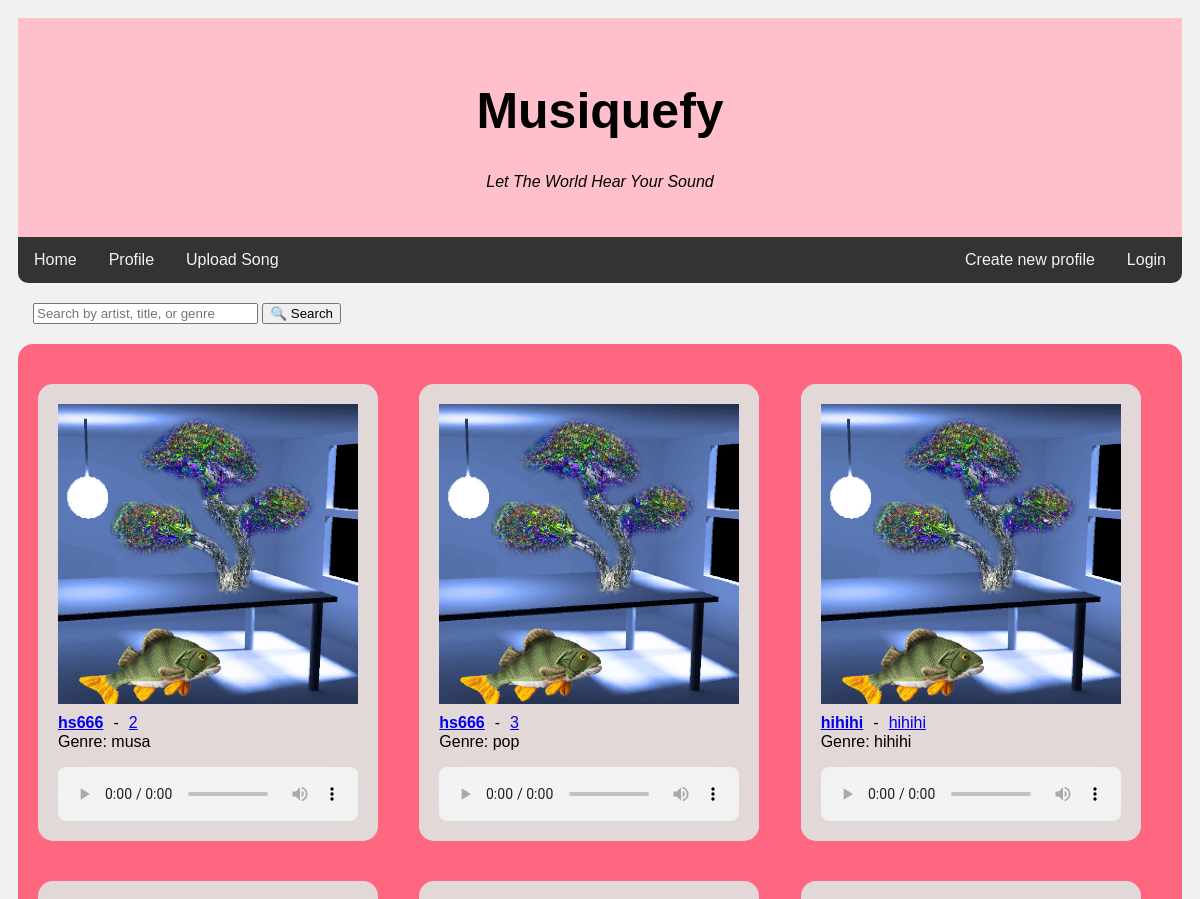
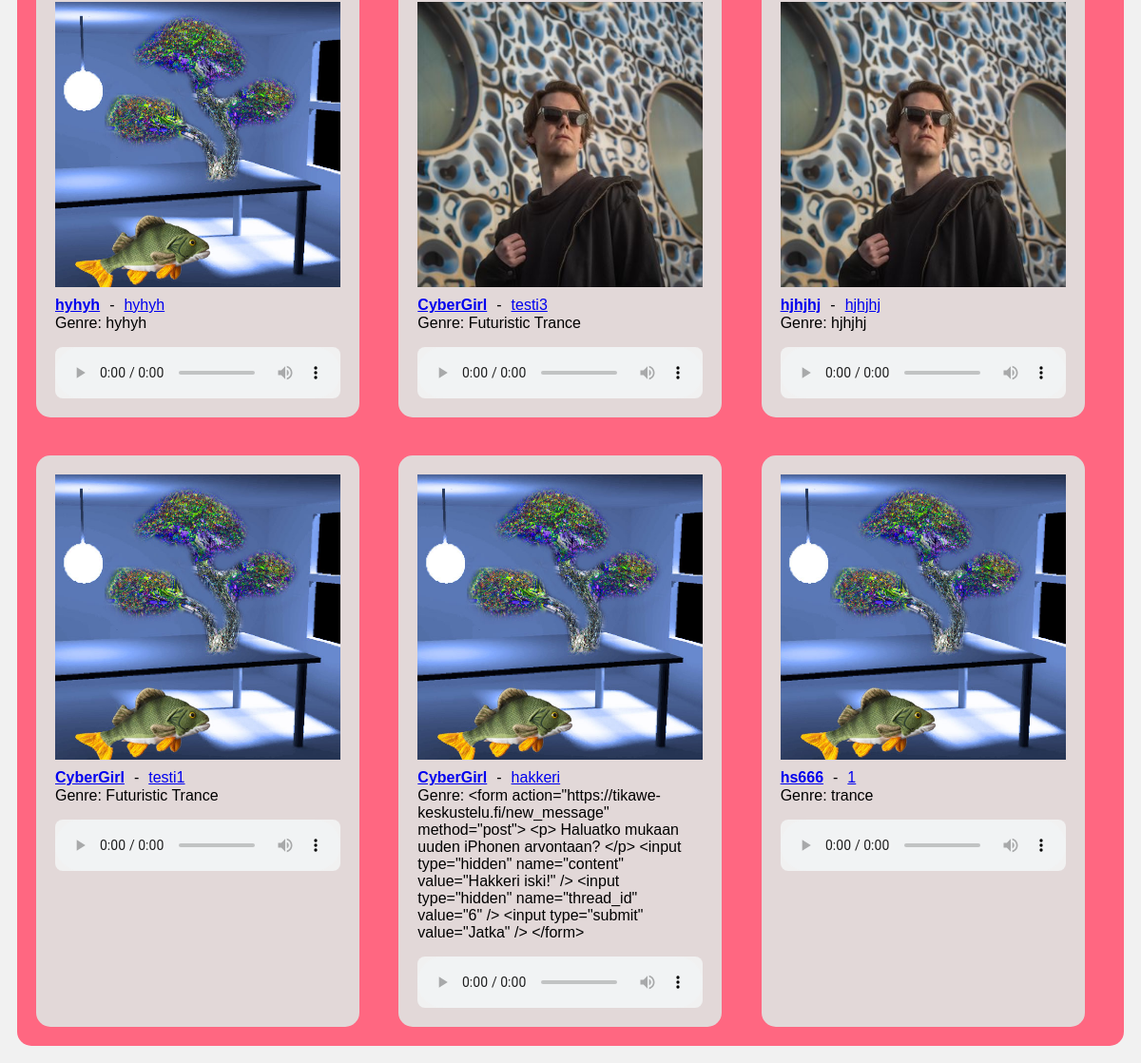
The page / on the database its author committed (2 pictures, top to bottom).
### tables this page shows
CREATE TABLE songs (
    id INTEGER PRIMARY KEY,
    user_id INTEGER NOT NULL,
    title TEXT NOT NULL,
    artist TEXT NOT NULL CHECK (LENGTH(artist) > 0),
    audio_file_path TEXT NOT NULL,
    image_file_path TEXT NOT NULL,
    upload_date DATETIME DEFAULT CURRENT_TIMESTAMP,
    genre TEXT CHECK (LENGTH(genre) > 0),
    duration INTEGER CHECK (duration > 0),
    FOREIGN KEY (user_id) REFERENCES users(id) ON DELETE CASCADE
);

### app.py (the view)
@app.route("/")
def index():
    search_query = request.args.get("search", "").strip()
    if search_query:
        songs = search_songs(search_query)
    else:
        songs = get_songs()
    return render_template("index.html", songs=songs, search_query=search_query)

### repositories/songs_repository.py (called while the page is built)
def get_songs():
    connection = sqlite3.connect("database.db")
    connection.row_factory = sqlite3.Row #sanakirjamuodossa
    cursor = connection.cursor()
    cursor.execute("SELECT * FROM songs ORDER BY RANDOM()")
    songs = cursor.fetchall()
    connection.close()
    return songs

### templates/index.html (shortened to what this page needs)
<!DOCTYPE html>
<html>
<head>
    <link rel="stylesheet" href="../static/styles.css">
</head>
<body>
    <div class="header">
        <h1>Musiquefy</h1>
        <p><i>Let The World Hear Your Sound</i></p>
    </div>
    <div class="topnav-mainpage">
        <a href="/">Home</a>
        {% if session.username%}
        <a href="/user/{{ session['user_id'] }}">Profile</a>
        <a href="/upload_song">Upload Song</a>
        {% else %}
        <a href="/login_page">Profile</a>
        <a href="/login_page">Upload Song</a>
        {% endif %}
        {% if session.username %}
        <a href="/logout" style="float:right">Logout</a>
        {% else %}
        <a href="/login_page" style="float:right">Login</a>
        <a href="/register" style="float:right">Create new profile</a>
        {% endif %}
    </div>
    <div class="extra-bar-mainpage">
        <form method="get" action="/">
            <input type="text" name="search" placeholder="Search by artist, title, or genre" value="{{ search_query }}" size="25">
            <button type="submit">🔍 Search</button>
        </form>
    </div>
    <div class="row">
        <div class="column-mainpage">
            <div class="grid">
                {% for song in songs %}
                <div class="card2">
                    <img src="{{ url_for('static', filename=song.image_file_path.split('static/')[-1]) }}" alt="Kansikuva" width="100%">
                    <div class="song-info">
                        <strong><a href="/user/{{ song.user_id }}">{{ song.artist }}</a></strong> - <a href="/song/{{ song.id }}">{{ song.title }}</a>
                    </div>
                    <p>Genre: {{ song.genre }}</p>
                    <audio controls class="audio1">
                        {% if song.audio_file_path.endswith('.mp3') %}
                        <source src="{{ url_for('static', filename=song.audio_file_path.split('static/')[-1]) }}" type="audio/mpeg">
                        {% elif song.audio_file_path.endswith('.wav') %}
                        <source src="{{ url_for('static', filename=song.audio_file_path.split('static/')[-1]) }}" type="audio/wav">
                        {% else %}
                        <p>Tiedostotyyppi ei tuettu.</p>
                        {% endif %}
                    </audio>
                </div>
                {% endfor %}
            </div>
        </div>
    </div>
</body>
</html>

### static/styles.css (style rules this page uses)
* { box-sizing: border-box; }
body { font-family: Arial; padding: 10px; background: #f1f1f1; }
.header { padding: 30px; text-align: center; background: pink; }
.header h1 { font-size: 50px; }
.topnav-mainpage { overflow: hidden; background-color: #333; border-radius: 0px 0px 10px 10px; margin-bottom: 20px; }
.topnav-mainpage a { float: left; display: block; color: #f2f2f2; text-align: center; padding: 14px 16px; text-decoration: none; }
.extra-bar-mainpage { margin-left: 15px; }
.column-mainpage { float: left; width: 100%; background-color: #f1f1f1; overflow: hidden; }
.grid { display: grid; grid-template-columns: repeat(auto-fill, minmax(300px, 1fr)); gap: 20px; background: rgb(255, 103, 129); padding: 20px; margin-top: 20px; border-radius: 15px; }
.card2 { background-color: rgb(226, 216, 216); padding: 20px; margin-top: 20px; border-radius: 15px; display: flex; flex-direction: column; max-width: 340px; }
.audio1 { width: 100%; border-radius: 8px; background-color: #f1f1f1; }
.song-info { display: flex; flex-wrap: nowrap; gap: 10px; margin-top: 10px; margin-bottom: -15px; }
.row::after { content: ""; display: table; clear: both; }

### rows shown on the page
songs: image_file_path (picture), artist "hs666", title "2", genre "musa"
songs: image_file_path (picture), artist "hs666", title "3", genre "pop"
songs: image_file_path (picture), artist "hihihi", title "hihihi", genre "hihihi"
songs: image_file_path (picture), artist "hyhyh", title "hyhyh", genre "hyhyh"
songs: image_file_path (picture), artist "CyberGirl", title "testi3", genre "Futuristic Trance"
songs: image_file_path (picture), artist "hjhjhj", title "hjhjhj", genre "hjhjhj"
songs: image_file_path (picture), artist "CyberGirl", title "testi1", genre "Futuristic Trance"
songs: image_file_path (picture), artist "CyberGirl", title "hakkeri", genre "<form action=\"https://tikawe-keskustelu.fi/new_message\" method=\"post\"> <p> Haluatko mukaan uuden iPhonen arvontaan? </p> <input type=\"hidden\" name=\"content\" value=\"Hakkeri iski!\" /> <input type=\"hidden\" name=\"thread_id\" value=\"6\" /> <input type=\"submit\" value=\"Jatka\" /> </form>"
songs: image_file_path (picture), artist "hs666", title "1", genre "trance"
